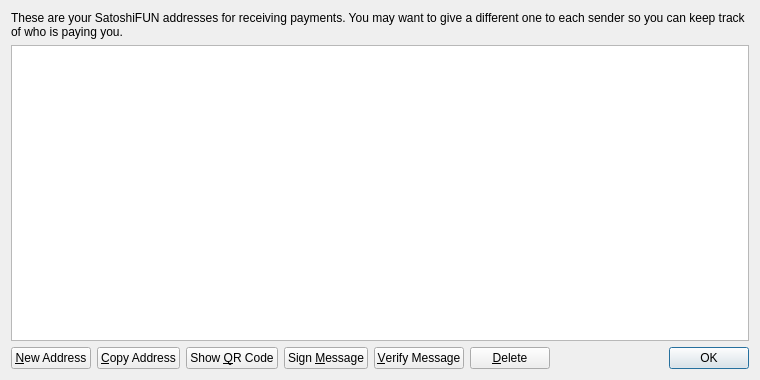
<?xml version="1.0" encoding="UTF-8"?>
<ui version="4.0">
 <class>AddressBookPage</class>
 <widget class="QWidget" name="AddressBookPage">
  <property name="geometry">
   <rect>
    <x>0</x>
    <y>0</y>
    <width>760</width>
    <height>380</height>
   </rect>
  </property>
  <property name="windowTitle">
   <string>Address Book</string>
  </property>
  <layout class="QVBoxLayout" name="verticalLayout">
   <item>
    <widget class="QLabel" name="labelExplanation">
     <property name="text">
      <string>These are your SatoshiFUN addresses for receiving payments. You may want to give a different one to each sender so you can keep track of who is paying you.</string>
     </property>
     <property name="textFormat">
      <enum>Qt::PlainText</enum>
     </property>
     <property name="wordWrap">
      <bool>true</bool>
     </property>
    </widget>
   </item>
   <item>
    <widget class="QTableView" name="tableView">
     <property name="contextMenuPolicy">
      <enum>Qt::CustomContextMenu</enum>
     </property>
     <property name="toolTip">
      <string>Double-click to edit address or label</string>
     </property>
     <property name="tabKeyNavigation">
      <bool>false</bool>
     </property>
     <property name="alternatingRowColors">
      <bool>true</bool>
     </property>
     <property name="selectionMode">
      <enum>QAbstractItemView::SingleSelection</enum>
     </property>
     <property name="selectionBehavior">
      <enum>QAbstractItemView::SelectRows</enum>
     </property>
     <property name="sortingEnabled">
      <bool>true</bool>
     </property>
     <attribute name="verticalHeaderVisible">
      <bool>false</bool>
     </attribute>
    </widget>
   </item>
   <item>
    <layout class="QHBoxLayout" name="horizontalLayout">
     <item>
      <widget class="QPushButton" name="newAddressButton">
       <property name="toolTip">
        <string>Create a new address</string>
       </property>
       <property name="text">
        <string>&amp;New Address</string>
       </property>
       <property name="icon">
        <iconset resource="../bitcoin.qrc">
         <normaloff>:/icons/add</normaloff>:/icons/add</iconset>
       </property>
      </widget>
     </item>
     <item>
      <widget class="QPushButton" name="copyToClipboard">
       <property name="toolTip">
        <string>Copy the currently selected address to the system clipboard</string>
       </property>
       <property name="text">
        <string>&amp;Copy Address</string>
       </property>
       <property name="icon">
        <iconset resource="../bitcoin.qrc">
         <normaloff>:/icons/editcopy</normaloff>:/icons/editcopy</iconset>
       </property>
      </widget>
     </item>
     <item>
      <widget class="QPushButton" name="showQRCode">
       <property name="text">
        <string>Show &amp;QR Code</string>
       </property>
       <property name="icon">
        <iconset resource="../bitcoin.qrc">
         <normaloff>:/icons/qrcode</normaloff>:/icons/qrcode</iconset>
       </property>
      </widget>
     </item>
     <item>
      <widget class="QPushButton" name="signMessage">
       <property name="toolTip">
        <string>Sign a message to prove you own a SatoshiFUN address</string>
       </property>
       <property name="text">
        <string>Sign &amp;Message</string>
       </property>
       <property name="icon">
        <iconset resource="../bitcoin.qrc">
         <normaloff>:/icons/edit</normaloff>:/icons/edit</iconset>
       </property>
      </widget>
     </item>
     <item>
      <widget class="QPushButton" name="verifyMessage">
       <property name="toolTip">
        <string>Verify a message to ensure it was signed with a specified SatoshiFUN address</string>
       </property>
       <property name="text">
        <string>&amp;Verify Message</string>
       </property>
       <property name="icon">
        <iconset resource="../bitcoin.qrc">
         <normaloff>:/icons/transaction_0</normaloff>:/icons/transaction_0</iconset>
       </property>
      </widget>
     </item>
     <item>
      <widget class="QPushButton" name="deleteButton">
       <property name="toolTip">
        <string>Delete the currently selected address from the list</string>
       </property>
       <property name="text">
        <string>&amp;Delete</string>
       </property>
       <property name="icon">
        <iconset resource="../bitcoin.qrc">
         <normaloff>:/icons/remove</normaloff>:/icons/remove</iconset>
       </property>
      </widget>
     </item>
     <item>
      <spacer name="horizontalSpacer">
       <property name="orientation">
        <enum>Qt::Horizontal</enum>
       </property>
       <property name="sizeHint" stdset="0">
        <size>
         <width>40</width>
         <height>20</height>
        </size>
       </property>
      </spacer>
     </item>
     <item>
      <widget class="QDialogButtonBox" name="buttonBox">
       <property name="sizePolicy">
        <sizepolicy hsizetype="Maximum" vsizetype="Fixed">
         <horstretch>0</horstretch>
         <verstretch>0</verstretch>
        </sizepolicy>
       </property>
       <property name="standardButtons">
        <set>QDialogButtonBox::Ok</set>
       </property>
      </widget>
     </item>
    </layout>
   </item>
  </layout>
 </widget>
 <resources>
  <include location="../bitcoin.qrc"/>
 </resources>
 <connections/>
</ui>
